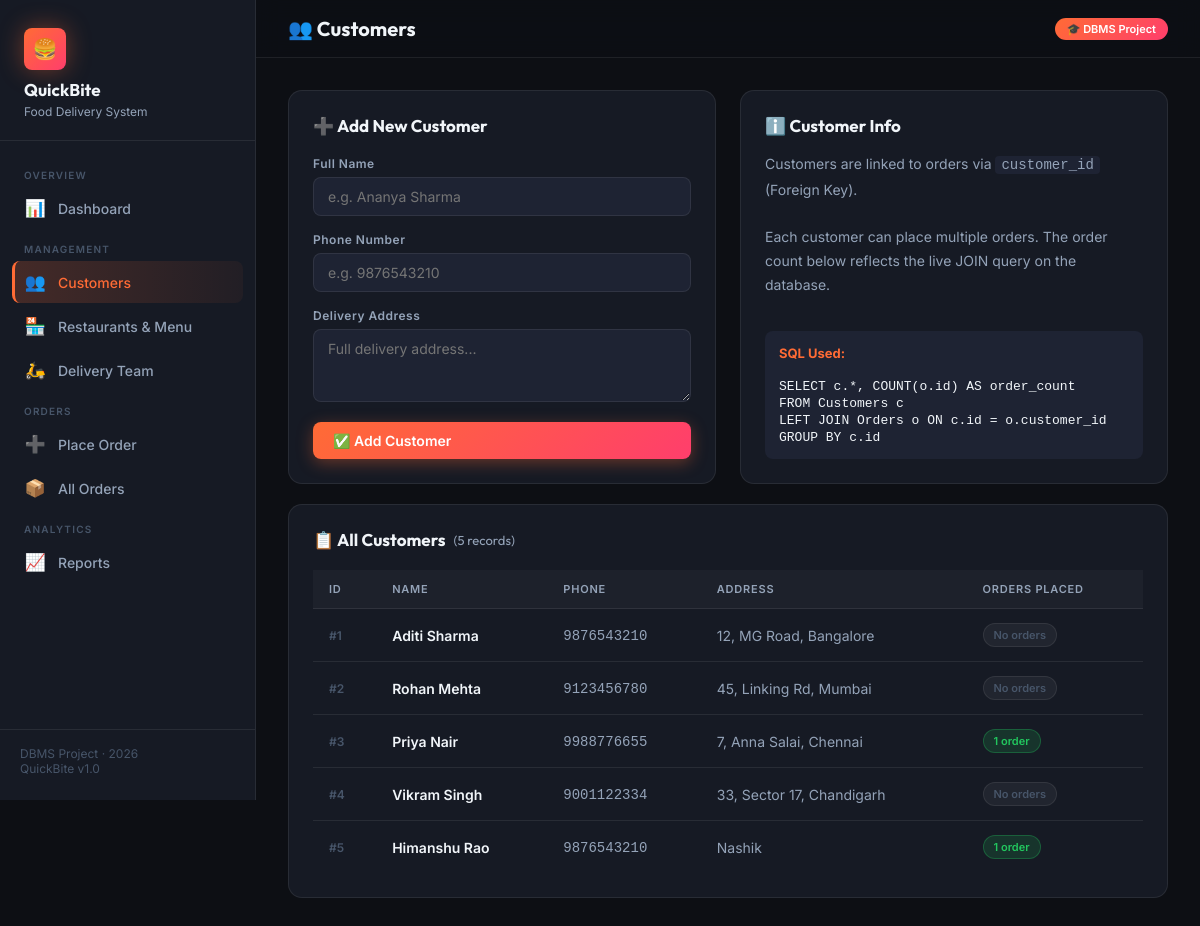
Page /customers on the committed database.
### tables this page shows
CREATE TABLE Customers (
            id      INTEGER PRIMARY KEY AUTOINCREMENT,
            name    TEXT    NOT NULL,
            phone   TEXT    NOT NULL,
            address TEXT    NOT NULL
        );

### app.py (the view)
@app.route("/customers")
def customers():
    conn = get_db()
    all_customers = conn.execute(
        "SELECT c.*, COUNT(o.id) AS order_count FROM Customers c "
        "LEFT JOIN Orders o ON c.id = o.customer_id GROUP BY c.id ORDER BY c.id"
    ).fetchall()
    conn.close()
    return render_template("customers.html", customers=all_customers)

### app.py (called while the page is built)
def get_db():
    conn = sqlite3.connect(DB_PATH)
    conn.row_factory = sqlite3.Row
    conn.execute("PRAGMA foreign_keys = ON")
    return conn

### templates/customers.html (shortened to what this page needs)
{% extends "base.html" %}
{% block topbar_title %}👥 Customers{% endblock %}
{% block content %}
<div class="grid-2">
  <div class="card">
    <div class="card-header">
      <div class="card-title">➕ Add New Customer</div>
    </div>
    <form method="POST" action="{{ url_for('add_customer') }}" id="add-customer-form">
      <div class="form-group">
        <label class="form-label" for="cust-name">Full Name</label>
        <input class="form-control" type="text" id="cust-name" name="name"
               placeholder="e.g. Ananya Sharma" required>
      </div>
      <div class="form-group">
        <label class="form-label" for="cust-phone">Phone Number</label>
        <input class="form-control" type="tel" id="cust-phone" name="phone"
               placeholder="e.g. 9876543210" pattern="[0-9]{10}" required>
      </div>
      <div class="form-group">
        <label class="form-label" for="cust-addr">Delivery Address</label>
        <textarea class="form-control" id="cust-addr" name="address" rows="3"
                  placeholder="Full delivery address..." required></textarea>
      </div>
      <button type="submit" class="btn btn-primary" style="width:100%;">
        ✅ Add Customer
      </button>
    </form>
  </div>
  <div class="card" style="display:flex;flex-direction:column;gap:16px;">
    <div class="card-header" style="margin-bottom:0;">
      <div class="card-title">ℹ️ Customer Info</div>
    </div>
    <div style="color:var(--text-2);font-size:14px;line-height:1.7;">
      <p>Customers are linked to orders via <code style="background:var(--bg-input);padding:1px 6px;border-radius:4px;">customer_id</code> (Foreign Key).</p>
      <br>
      <p>Each customer can place multiple orders. The order count below reflects the live JOIN query on the database.</p>
    </div>
    <div style="margin-top:auto;">
      <div style="background:var(--bg-input);border-radius:var(--radius-sm);padding:14px;font-size:13px;color:var(--text-2);">
        <strong style="color:var(--accent);">SQL Used:</strong><br><br>
        <code style="color:var(--text);">
          SELECT c.*, COUNT(o.id) AS order_count<br>
          FROM Customers c<br>
          LEFT JOIN Orders o ON c.id = o.customer_id<br>
          GROUP BY c.id
        </code>
      </div>
    </div>
  </div>
</div>
<br>
<div class="card">
  <div class="card-header">
    <div class="card-title">📋 All Customers
      <span style="font-size:13px;font-weight:400;color:var(--text-2);">({{ customers|length }} records)</span>
    </div>
  </div>
  {% if customers %}
  <div class="table-wrap">
    <table>
      <thead>
        <tr>
          <th>ID</th>
          <th>Name</th>
          <th>Phone</th>
          <th>Address</th>
          <th>Orders Placed</th>
        </tr>
      </thead>
      <tbody>
        {% for c in customers %}
        <tr>
          <td style="color:var(--text-3);font-size:12px;font-weight:600;">#{{ c.id }}</td>
          <td>
            <div style="font-weight:600;">{{ c.name }}</div>
          </td>
          <td>
            <span style="font-family:monospace;color:var(--text-2);">{{ c.phone }}</span>
          </td>
          <td style="color:var(--text-2);max-width:250px;">{{ c.address }}</td>
          <td>
            {% if c.order_count > 0 %}
              <span class="badge badge-delivered">{{ c.order_count }} order{{ 's' if c.order_count > 1 }}</span>
            {% else %}
              <span class="badge" style="background:rgba(255,255,255,0.05);color:var(--text-3);border:1px solid var(--border);">No orders</span>
            {% endif %}
          </td>
        </tr>
        {% endfor %}
      </tbody>
    </table>
  </div>
  {% else %}
  <div class="empty">
    <div class="empty-icon">👤</div>
    <p>No customers yet. Add the first one using the form above!</p>
  </div>
  {% endif %}
</div>
{% endblock %}

### static/style.css (style rules this page uses)
:root { --bg: #0d0f14; --bg-card: #161a24; --bg-input: #1e2333; --border: rgba(255,255,255,0.08); --border-glow: rgba(255,107,53,0.45); --accent: #ff6b35; --accent-2: #f7c59f; --accent-3: #ff3e6c; --green: #22c55e; --yellow: #f59e0b; --blue: #38bdf8; --purple: #a78bfa; --red: #ef4444; --text: #f1f5f9; --text-2: #94a3b8; --text-3: #475569; --radius: 14px; --radius-sm: 8px; --shadow: 0 8px 32px rgba(0,0,0,0.45); --shadow-lg: 0 24px 64px rgba(0,0,0,0.55); --sidebar-w: 256px; }
*, *::before, *::after { box-sizing: border-box; margin: 0; padding: 0; }
html { scroll-behavior: smooth; }
body { font-family: 'Inter', sans-serif; background: var(--bg); color: var(--text); min-height: 100vh; display: flex; overflow-x: hidden; }
.card { background: var(--bg-card); border: 1px solid var(--border); border-radius: var(--radius); padding: 24px; transition: border-color 0.2s ease, box-shadow 0.2s ease; }
.card-header { display: flex; align-items: center; justify-content: space-between; margin-bottom: 20px; }
.card-title { font-family: 'Outfit', sans-serif; font-size: 17px; font-weight: 700; display: flex; align-items: center; gap: 8px; }
.grid-2 { display: grid; grid-template-columns: 1fr 1fr; gap: 24px; }
.table-wrap { overflow-x: auto; }
table { width: 100%; border-collapse: collapse; font-size: 14px; }
thead th { background: rgba(255,255,255,0.03); color: var(--text-2); font-size: 11px; font-weight: 600; letter-spacing: 0.8px; text-transform: uppercase; padding: 12px 16px; text-align: left; border-bottom: 1px solid var(--border); }
tbody tr { border-bottom: 1px solid var(--border); transition: background 0.15s ease; }
tbody tr:last-child { border-bottom: none; }
tbody td { padding: 14px 16px; color: var(--text); }
.badge { display: inline-flex; align-items: center; gap: 5px; font-size: 11px; font-weight: 600; padding: 4px 10px; border-radius: 20px; }
.badge-delivered { background: rgba(34,197,94,0.15); color: var(--green); border: 1px solid rgba(34,197,94,0.3); }
.form-group { margin-bottom: 16px; }
.form-label { display: block; font-size: 12px; font-weight: 600; color: var(--text-2); letter-spacing: 0.5px; margin-bottom: 6px; }
.form-control, .form-select { width: 100%; background: var(--bg-input); border: 1px solid var(--border); border-radius: var(--radius-sm); color: var(--text); font-size: 14px; font-family: 'Inter', sans-serif; padding: 10px 14px; outline: none; transition: border-color 0.2s ease, box-shadow 0.2s ease; }
.btn { display: inline-flex; align-items: center; gap: 8px; padding: 10px 20px; border-radius: var(--radius-sm); font-size: 14px; font-weight: 600; font-family: 'Inter', sans-serif; border: none; cursor: pointer; transition: all 0.2s ease; text-decoration: none; }
.btn-primary { background: linear-gradient(135deg, var(--accent), var(--accent-3)); color: #fff; box-shadow: 0 4px 16px rgba(255,107,53,0.35); }

### rows in the picture
Customers: id "1", name "Aditi Sharma", phone "9876543210", address "12, MG Road, Bangalore", shows "No orders"
Customers: id "2", name "Rohan Mehta", phone "9123456780", address "45, Linking Rd, Mumbai", shows "No orders"
Customers: id "3", name "Priya Nair", phone "9988776655", address "7, Anna Salai, Chennai", order_count "1"
Customers: id "4", name "Vikram Singh", phone "9001122334", address "33, Sector 17, Chandigarh", shows "No orders"
Customers: id "5", name "Himanshu Rao", phone "9876543210", address "Nashik", order_count "1"

### other values in the picture
{{ customers|length }} "5"
